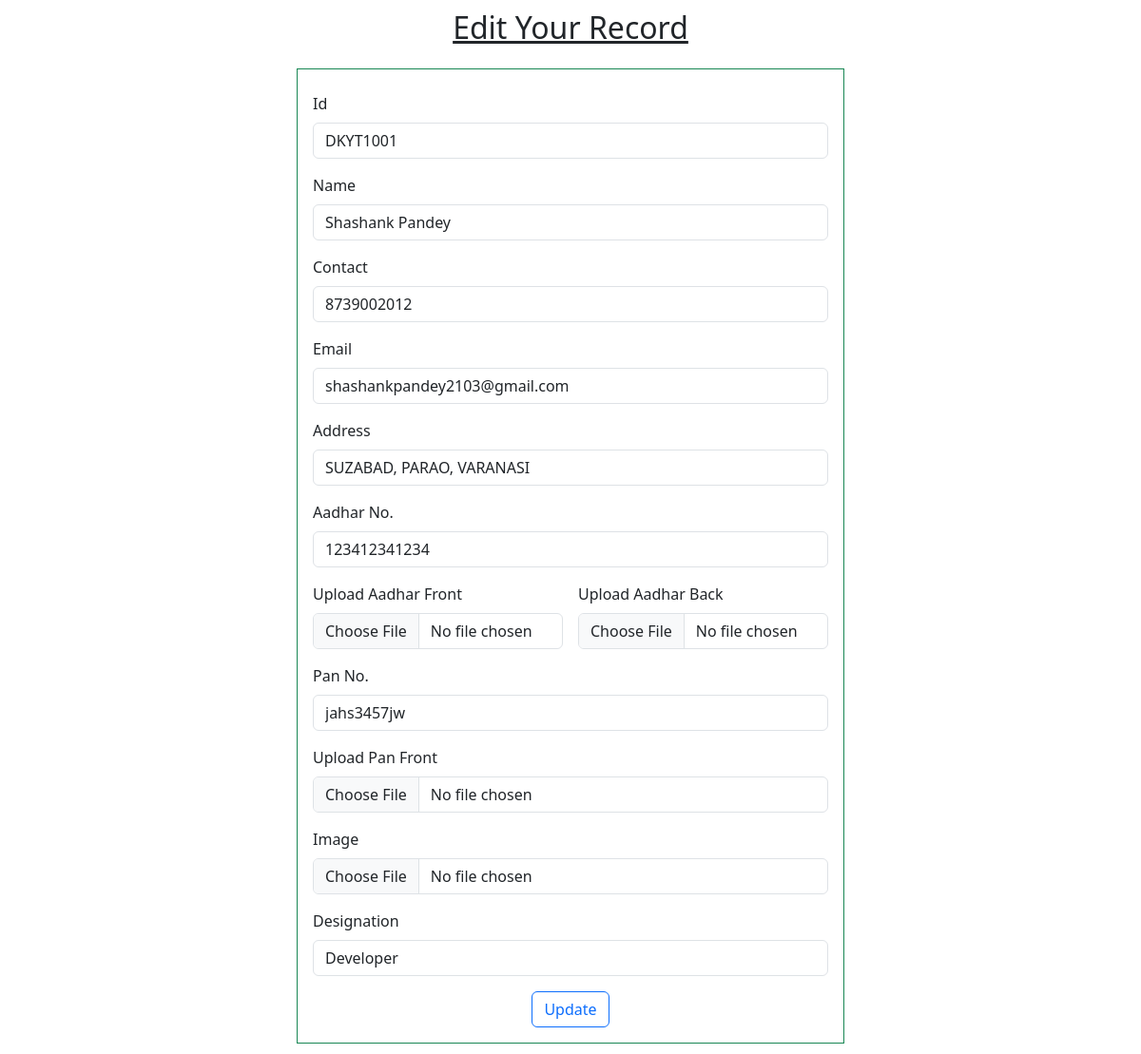
The page /edit.php?id=DKYT1001 on the database its author committed.
### tables this page shows
CREATE TABLE `tbl_student` (
  `id` varchar(50) NOT NULL,
  `std_name` varchar(50) NOT NULL,
  `std_contact` varchar(10) NOT NULL,
  `std_email` varchar(50) NOT NULL,
  `std_aadhar` varchar(12) NOT NULL,
  `std_pan` varchar(10) NOT NULL,
  `std_address` varchar(200) NOT NULL,
  `std_designation` varchar(50) NOT NULL,
  `std_aadhar_front_url` varchar(200) NOT NULL,
  `std_aadhar_back_url` varchar(200) NOT NULL,
  `std_pan_front_url` varchar(200) NOT NULL,
  `std_image_url` varchar(200) NOT NULL,
  `std_aadhar_front_name` varchar(50) NOT NULL,
  `std_aadhar_back_name` varchar(50) NOT NULL,
  `std_pan_name` varchar(50) NOT NULL,
  `std_image_name` varchar(50) NOT NULL,
  `status` tinyint(4) NOT NULL DEFAULT '0',
  `on_date` datetime NOT NULL DEFAULT CURRENT_TIMESTAMP
);

### master.php (called while the page is built, shortened)
<?php
$servername = "localhost";
$username = "u144885197_web_user";
$password = "#p4ABjw|UQw9";
$db = "u144885197_web_db";
$conn = mysqli_connect($servername, $username, $password, $db);
function execute_sql($sql, $id)
{
    global $conn;
    $stmt = mysqli_prepare($conn, $sql);
    mysqli_stmt_bind_param($stmt, 's', $id);
    if (mysqli_stmt_execute($stmt)) {
        $result = mysqli_stmt_get_result($stmt);
        return $result;
    } else {
        echo "Error updating record: " . mysqli_stmt_error($stmt);
    }
}

### edit.php (the view, shortened to what this page needs)
<?php
require("common/master.php");
?>
<!DOCTYPE html>
<html lang="en">
<head>
    <link href="https://cdn.jsdelivr.net/npm/bootstrap@5.3.3/dist/css/bootstrap.min.css" rel="stylesheet">
</head>
<body>
    <?php
    if (isset($_GET['id'])) {
        $id = $_GET['id'];
        $sql = "SELECT * FROM tbl_student WHERE id = ?";
        $result = execute_sql($sql, $id);
        if (mysqli_num_rows($result) > 0) {
            $row = mysqli_fetch_assoc($result);
            $name = $row['std_name'];
            $contact = $row['std_contact'];
            $email = $row['std_email'];
            $address = $row['std_address'];
            $aadhar = $row['std_aadhar'];
            $pan = $row['std_pan'];
            $designation = $row['std_designation'];
        } else {
            echo "Record not found.";
            exit();
        }
    } else {
        echo "No ID specified.";
    }
    ?>
    <center style="margin-top: 10px">
        <h2><u>Edit Your Record</u></h2>
    </center>
    <div class="container mt-4 w-50 mb-3">
        <form class="border border-success mx-auto p-3" enctype="multipart/form-data" action="update.php" method="post">
            <div class="mb-3 mt-2">
                <label for="idnumber" class="form-label">Id</label>
                <input type="text" name="id" class="form-control" id="exampleInputEmail1" value="<?php echo $id; ?>" readonly>
            </div>
            <div class="mb-3">
                <label for="name" class="form-label">Name</label>
                <input type="text" name="name" class="form-control" id="exampleInputEmail1" value="<?php echo $name; ?>">
            </div>
            <div class="mb-3">
                <label for="contact" class="form-label">Contact</label>
                <input type="number" name="contact" class="form-control" id="exampleInputEmail1" value="<?php echo $contact; ?>">
            </div>
            <div class="mb-3">
                <label for="email" class="form-label">Email</label>
                <input type="email" name="email" class="form-control" id="exampleInputEmail1" value="<?php echo $email; ?>">
            </div>
            <div class="mb-3">
                <label for="address" class="form-label">Address</label>
                <input type="text" name="address" class="form-control" id="exampleInputEmail1" value="<?php echo $address; ?>">
            </div>
            <div class="mb-3">
                <label for="aadhar" class="form-label">Aadhar No.</label>
                <input type="number" name="aadhar" class="form-control" id="exampleInputEmail1" value="<?php echo $aadhar; ?>">
            </div>
            <div class="row g-3 mb-3">
                <div class="col-md-6">
                    <label for="validationCustom03" class="form-label">Upload Aadhar Front</label>
                    <div class="input-group">
                        <input type="file" name="new_aadhar_front_upload_file" class="form-control" id="inputGroupFile04" aria-describedby="inputGroupFileAddon04" aria-label="Upload">
                    </div>
                </div>
                <div class="col-md-6">
                    <label for="validationCustom03" class="form-label">Upload Aadhar Back</label>
                    <div class="input-group">
                        <input type="file" name="new_aadhar_back_upload_file" class="form-control" id="inputGroupFile04" aria-describedby="inputGroupFileAddon04" aria-label="Upload">
                    </div>
                </div>
            </div>
            <div class="mb-3">
                <label for="pan" class="form-label">Pan No.</label>
                <input type="text" name="pan" class="form-control" id="exampleInputEmail1" value="<?php echo $pan; ?>">
            </div>
            <label for="validationCustom03" class="form-label">Upload Pan Front</label>
            <div class="input-group">
                <input type="file" name="new_pan_front_upload_file" class="form-control mb-3" id="inputGroupFile04" aria-describedby="inputGroupFileAddon04" aria-label="Upload">
            </div>
            <label for="validationCustom03" class="form-label">Image</label>
            <div class="input-group">
                <input type="file" name="new_image_upload_file" class="form-control mb-3" id="inputGroupFile04" aria-describedby="inputGroupFileAddon04" aria-label="Upload">
            </div>
            <div class="mb-3">
                <label for="designation" class="form-label">Designation</label>
                <input type="text" name="designation" class="form-control" id="exampleInputEmail1" value="<?php echo $designation; ?>">
            </div>
            <div class="d-flex justify-content-center">
                <button type="submit" name="submit" class="btn btn-outline-primary">Update</button>
            </div>
        </form>
    </div>
</body>
</html>

### rows shown on the page
tbl_student: name "Shashank Pandey", contact "8739002012", email "shashankpandey2103@gmail.com", address "SUZABAD, PARAO, VARANASI", aadhar "123412341234", pan "jahs3457jw", designation "Developer"
